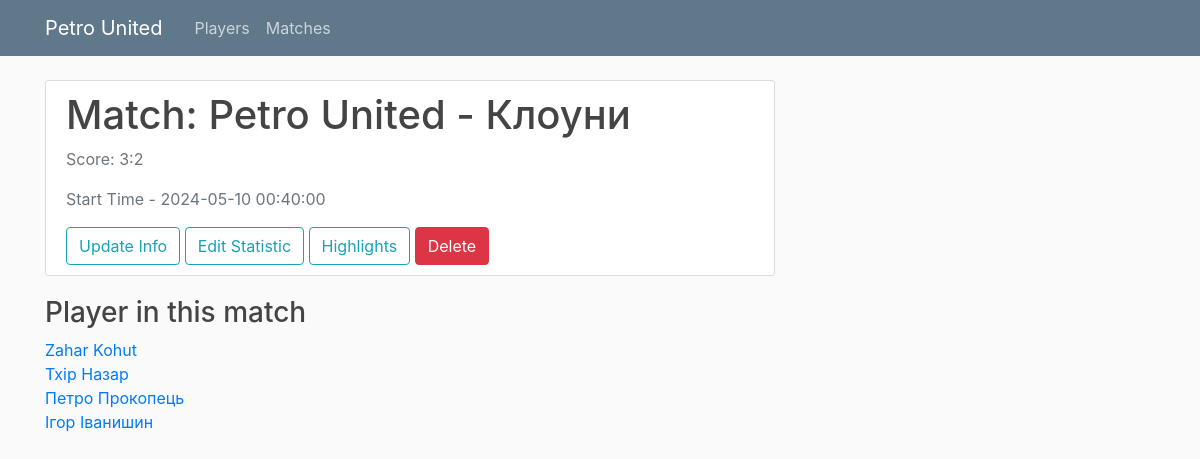
/match/2, run on the app's committed database.
### main/models.py (models this page shows, shortened)
class Match(Base):
    __tablename__ = "match"
    match_id = Column(Integer, unique=True, nullable=False, primary_key=True)
    start_time = Column(DateTime, nullable=False)
    rival_team = Column(String, nullable=False)
    team_score = Column(Integer, nullable=False, default=0)
    rival_score = Column(Integer, nullable=False, default=0)
    statistics = relationship("Statistic", back_populates="match")
    highlights = relationship("Highlight", back_populates="match")

class Player(Base):
    __tablename__ = 'player'
    player_id = Column(Integer, unique=True, nullable=False, primary_key=True)
    first_name = Column(String, nullable=False)
    last_name = Column(String, nullable=False)
    nickname = Column(String, nullable=False)
    position = Column(String, nullable=False)
    picture = Column(String, nullable=False)

### main/routes.py (the view)
@app.route("/match/<int:match_id>", methods = ["POST", "GET"])
def match_page(match_id):
    session = Session()
    match = session.query(Match).filter_by(match_id = match_id).first()
    if not match:
        abort(404)
    players = []
    statistic_id = int(match.statistics[0].statistic_id)
    relations = session.query(Relation).filter_by(match_id = match.match_id).all()
    for relation in relations:
        player = session.query(Player).filter_by(player_id = relation.player_id).first()
        players.append(player)
    return render_template("match_page.html", match = match, players = players,
            title = f"Match Petro United - {match.rival_team} page", statistic_id = statistic_id)

### main/templates/match_page.html
{% extends "layout.html" %}
{% block content %}
    <div class="content-section">
      <div class="media">
        <div class="media-body">
          <h2 class="account-heading">Match: Petro United - {{ match.rival_team }}</h2>
          <p class="text-secondary">Score: {{ match.team_score }}:{{ match.rival_score }}</p>
          <p class="text-secondary">Start Time - {{ match.start_time }}</p>
          <a href="{{ url_for("update_match", match_id = match.match_id )}}" class="btn btn-outline-info">Update Info</a>
          <a href="{{ url_for("update_statistic", statistic_id = statistic_id )}}" class="btn btn-outline-info">Edit Statistic</a>
          <a href="{{ url_for("match_highlights_page", match_id = match.match_id )}}" class="btn btn-outline-info">Highlights</a>
          <a href="{{ url_for("delete_match", match_id = match.match_id )}}" class="btn btn-danger">Delete</a>
        </div>
      </div>
    </div>
    <h3>Player in this match</h3>
    {% if players %}
        {% for player in players %}
            <a href="{{ url_for("player_page", player_id = player.player_id )}}" class="m2">{{ player.first_name }} {{ player.last_name }}</a>
            <br>
        {% endfor %}
    {% else %}
      <article class="media content-section">
        No players yet
      </article>
    {% endif %}
{% endblock content %}

### main/static/main.css (style rules this page uses)
body { background: #fafafa; color: #333333; margin-top: 5rem; }
h1, h2, h3, h4, h5, h6 { color: #444444; }
.content-section { background: #ffffff; padding: 10px 20px; border: 1px solid #dddddd; border-radius: 3px; margin-bottom: 20px; }
.account-heading { font-size: 2.5rem; }

### data on the page
Match: rival_team "Клоуни", team_score "3", rival_score "2", start_time "2024-05-10 00:40:00"
Player: first_name "Zahar", last_name "Kohut"
Player: first_name "Тхір", last_name "Назар"
Player: first_name "Петро", last_name "Прокопець"
Player: first_name "Ігор", last_name "Іванишин"
